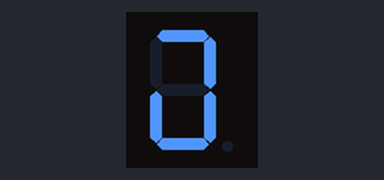
Simulated run of this sketch. Board: Arduino Uno, built with avr-gcc and run on an emulated ATmega328P. Parts: 1-digit seven-segment display. Wiring (inferred from the names in the program): 1-digit 7-segment display, segments lit when HIGH: segments pin 2, pin 3, pin 4, pin 5, pin 6, pin 8, pin 9. The segment pins are drawn as the display they are named for.

Above: at 0.1 s.
At 4.1 s:
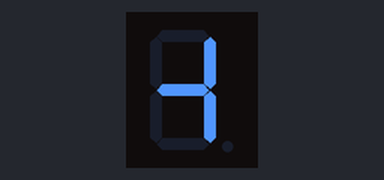
At 5.1 s:
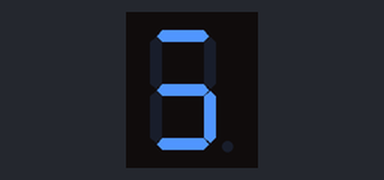
At 6.1 s:
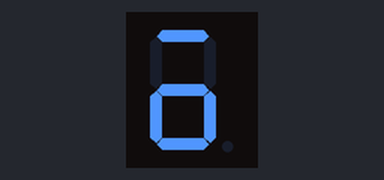
At 8.1 s:
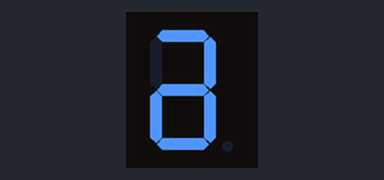
At 9.1 s:
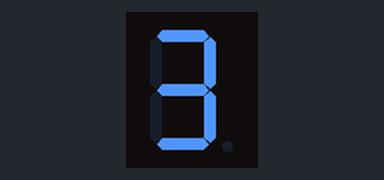

Measured:
- by itself, everything shown: repeats every 10.0 s, in 11 steps
- what the display in image 1 shows lasts 1.0 s, from 4.0 s to 5.0 s

The sketch:

6_SSD_Without_Library.ino
```cpp
/////////////////////////////////////////////////////////////////////////////////

/* Pins Connections

 * Arduino     >>>     SSD
 * D2          >>>     9  (F)
 * D3          >>>     10 (G)
 * D4          >>>     4  (C)
 * D5          >>>     2  (D)
 * D6          >>>     1  (E)
 * D7          >>>     7  (A)
 * D8          >>>     6  (B)
 * GND         >>>     3 & 8

 */

//////////////////////////////////////////////////////////////////////////////////

//pins decalation
int a = 2;
int b = 3;
int c = 4;
int d = 5;
int e = 6;
int f = 8;
int g = 9;

void setup() {
  //setting up all the pins as output
  pinMode(a, OUTPUT);
  pinMode(b, OUTPUT);
  pinMode(c, OUTPUT);
  pinMode(d, OUTPUT);
  pinMode(e, OUTPUT);
  pinMode(f, OUTPUT);
  pinMode(g, OUTPUT);
}

//defining a function to display a digit
void displayDigit (int digit){
  //Conditions for displaying segment a:
  if(digit !=1 && digit != 4){
    digitalWrite(a,HIGH);
  }

  //Conditions for displaying segment b:
  if(digit != 5 && digit != 6){
    digitalWrite(b,HIGH);
  }

  //Conditions for displaying segment c:
  if(digit != 2){
    digitalWrite(c,HIGH);
  }

  //Conditions for displaying segment d:
  if(digit != 1 && digit != 4 && digit != 7){
    digitalWrite(d,HIGH);
  }

  //Conditions for displaying segment e:
  if(digit == 2 || digit == 6 || digit == 8 || digit == 0){
    digitalWrite(e,HIGH);
  }

  //Conditions for displaying segment f:
  if(digit != 1 && digit != 2 && digit != 3 && digit == 7){
    digitalWrite(f,HIGH);
  }

  //Conditions for displaying segment :
  if(digit != 0 && digit != 1 && digit != 7){
    digitalWrite(g,HIGH);
  }
}

//defining a function to turn off all the pins
void turnOff(){
  digitalWrite(a,LOW);
  digitalWrite(b,LOW);
  digitalWrite(c,LOW);
  digitalWrite(d,LOW);
  digitalWrite(e,LOW);
  digitalWrite(f,LOW);
  digitalWrite(g,LOW);
}
void loop() {

  for(int i=0; i<10; i++){   //counting from 0 to 10
    displayDigit(i);         //calling the defined function above and display the digit on the SSD
    delay(1000);          //wait for a second
    turnOff();    //Turn off all the led
  }
}
```
